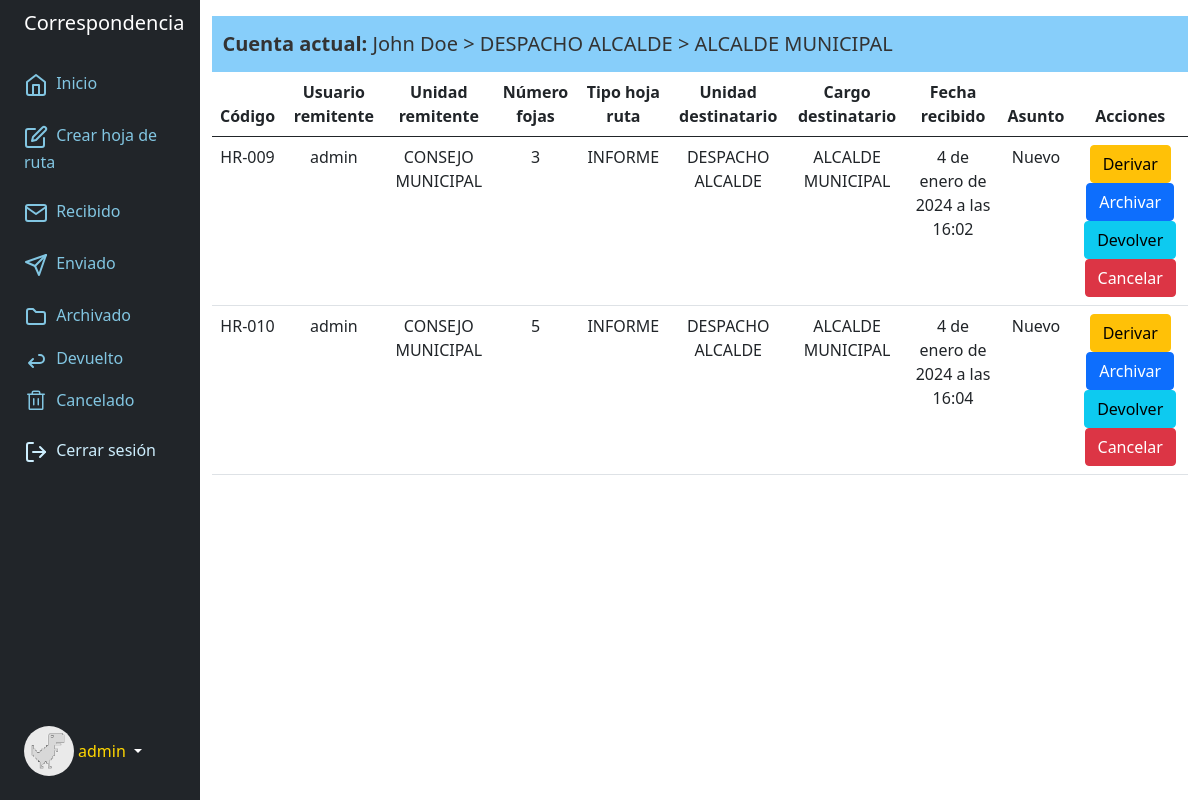
The app's page /recibido/ (signed in) with its own data.
### accounts/models.py (models this page shows, shortened)
class Profile(models.Model):
	user = models.OneToOneField('auth.User', on_delete=models.CASCADE, related_name='profile')
	image = models.ImageField(default='users/image_user.png',upload_to='users/')
	unidad = models.ForeignKey(Unidad, related_name='unidad', on_delete=models.CASCADE, null=True, blank=True)
	cargo = models.ForeignKey(Cargo, related_name='cargo', on_delete=models.CASCADE, null=True, blank=True)
	class Meta:
		verbose_name = 'Perfil'
		verbose_name_plural = 'Perfiles'
		ordering = ['id']

### correspondencia/models.py (models this page shows, shortened)
class Unidad(models.Model):
    nombre_unidad = models.CharField(max_length=200)
    sigla_unidad = models.CharField(max_length=50)
    class Meta:
        verbose_name = 'unidad'
        verbose_name_plural = 'unidad'
    def __str__(self):
        return self.nombre_unidad

class Cargo(models.Model):
    nombre_cargo = models.CharField(max_length=200)
    def __str__(self):
        return self.nombre_cargo

class Correspondencia(models.Model):
    codigo = models.CharField(max_length=200, blank=True, null=True)
    usuario_rtte = models.ForeignKey(User, on_delete=models.CASCADE, related_name='usuario_rtte_crr')
    unidad_rtte = models.ForeignKey(Unidad, on_delete=models.CASCADE, related_name='unidad_rtte_crr')
    cargo_rtte = models.ForeignKey(Cargo, on_delete=models.CASCADE, related_name='cargo_rtte_crr')
    numero_fojas = models.IntegerField(null=True, blank=True)
    tipo_derivado = models.CharField(choices=options_tipo,max_length=200)
    usuario_destino = models.ForeignKey(User, on_delete=models.CASCADE, related_name='usuario_destino_crr')
    unidad_destino = models.ForeignKey(Unidad, on_delete=models.CASCADE, related_name='unidad_destino_crr')
    cargo_destino = models.ForeignKey(Cargo, on_delete=models.CASCADE, related_name='cargo_destino_crr')
    archivo = models.FileField(upload_to='media', null=True, blank=True)
    derivado = models.BooleanField(default=True, null=True, blank=True)
    recibido = models.BooleanField(default=True, null=True, blank=True)
    devuelto = models.BooleanField(default=False, null=True, blank=True)
    cancelado = models.BooleanField(default=False, null=True, blank=True)
    archivado = models.BooleanField(default=False, null=True, blank=True)
    fecha_derivado = models.DateTimeField(auto_now_add=True,null=True, blank=True)
    fecha_recibido = models.DateTimeField(auto_now_add=True,null=True, blank=True)
    fecha_devuelto = models.DateTimeField(null=True, blank=True)
    fecha_cancelado = models.DateTimeField(null=True, blank=True)
    fecha_archivado = models.DateTimeField(null=True, blank=True)
    asunto_derivado = models.CharField(max_length=300, null=True, blank=True)
    asunto_devuelto = models.CharField(max_length=200, null=True, blank=True)
    asunto_archivado = models.CharField(max_length=200, null=True, blank=True)
    asunto_cancelado = models.CharField(max_length=200, null=True, blank=True)
    class Meta:
        verbose_name = 'correspondencia'
        verbose_name_plural = 'correspondencia'

### core/views.py (the view)
# urls.py: path('recibido/', recibido, name='recibido'),
@login_required
def recibido(request):
    obj_recibido = Correspondencia.objects.all()
    context_recibido = {
        'obj_recibido':obj_recibido,
    }
    return render(request, 'core/recibido.html', context_recibido)

### core/templates/core/recibido.html (shortened to what this page needs)
{% extends 'core/base.html' %}
{% block content %}
<table class="table">
	<thead>
		<tr>
			<th scope="col" class="text-center">Código</th>
			<th scope="col" class="text-center">Usuario remitente</th>
			<th scope="col" class="text-center">Unidad remitente</th>
			<th scope="col" class="text-center">Número fojas</th>
			<th scope="col" class="text-center">Tipo hoja ruta</th>
			<th scope="col" class="text-center">Unidad destinatario</th>
			<th scope="col" class="text-center">Cargo destinatario</th>
			<th scope="col" class="text-center">Fecha recibido</th>
			<th scope="col" class="text-center">Asunto</th>
			<th scope="col" class="text-center">Acciones</th>
		</tr>
	</thead>
	{% for d in obj_recibido %}
		{% if user.profile.unidad == d.unidad_destino  and not d.devuelto and not d.archivado and not d.devuelto and not d.cancelado %}
		<tr>
			<td class="text-center">{{ d.codigo }}</td>
			<td class="text-center">{{ d.usuario_rtte }}</td>
			<td class="text-center">{{ d.unidad_rtte }}</td>
			<td class="text-center">{{ d.numero_fojas }}</td>
			<td class="text-center">{{ d.tipo_derivado }}</td>
			<td class="text-center">{{ d.unidad_destino }}</td>
			<td class="text-center">{{ d.cargo_destino }}</td>
			<td class="text-center">{{ d.fecha_recibido }}</td>
			<td class="text-center">{{ d.asunto_derivado }}</td>
			<td class="text-center">
				<a href="#" class="btn btn-warning">Derivar</a>
				<a href="{% url 'archivar' d.id %}" class="btn btn-primary">Archivar</a><br>
				<a href="{% url 'devolver' d.id %}" class="btn btn-info">Devolver</a>
				<a href="{% url 'cancelar' d.id %}" class="btn btn-danger">Cancelar</a>
			</td>
		</tr>
		{% endif %}
	{% endfor %}
</table>
{% endblock %}

### core/templates/core/base.html (shortened to what this page needs)
<!DOCTYPE html>
<html>
<head>
    <link href="https://cdn.jsdelivr.net/npm/bootstrap@5.0.2/dist/css/bootstrap.min.css" rel="stylesheet"
>
</head>
<body>
    <div class="container-fluid">
        {% if request.user.is_authenticated %}
        <div class="row flex-nowrap">
            <div class="col-auto col-md-3 col-xl-2 px-sm-2 px-0 bg-dark">
                <div class="d-flex flex-column align-items-center align-items-sm-start px-3 pt-2 text-white min-vh-100">
                    <a href="/"
                        class="d-flex align-items-center pb-3 mb-md-0 me-md-auto text-white text-decoration-none">
                        <span class="fs-5 d-none d-sm-inline">Correspondencia</span>
                    </a>
                    <ul class="nav nav-pills flex-column mb-sm-auto mb-0 align-items-center align-items-sm-start"
                        id="menu">
                        <li class="nav-item">
                            <a href="{% url 'home' %}" class="nav-link align-middle px-0" style="color: #82C6E2;">
                                 <span class="ms-1 d-none d-sm-inline">Inicio</span>
                            </a>
                        </li>
                        <li>
                            <a href="{% url 'derivar' %}" class="nav-link px-0 align-middle" style="color: #82C6E2;">
                                 <span class="ms-1 d-none d-sm-inline">Crear hoja de ruta</span></a>
                        </li>
                        <li>
                            <a href="{% url 'recibido' %}" class="nav-link px-0 align-middle" style="color: #82C6E2;">
                                 <span class="ms-1 d-none d-sm-inline">Recibido</span></a>
                        </li>
                        <li>
                            <a href="{% url 'enviado' %}" class="nav-link px-0 align-middle" style="color: #82C6E2;">
                                <svg xmlns="http://www.w3.org/2000/svg" width="24" height="24" viewBox="0 0 24 24" fill="none" stroke="currentColor" stroke-width="2" stroke-linecap="round" stroke-linejoin="round" class="feather feather-send"><line x1="22" y1="2" x2="11" y2="13"></line><polygon points="22 2 15 22 11 13 2 9 22 2"></polygon></svg>
                                 <span class="ms-1 d-none d-sm-inline">Enviado</span></a>
                        </li>
                        <li>
                            <a href="{% url 'archivado' %}" class="nav-link px-0 align-middle" style="color: #82C6E2;">
                                <svg xmlns="http://www.w3.org/2000/svg" width="24" height="24" viewBox="0 0 24 24"><path fill="none" stroke="currentColor" stroke-linecap="round" stroke-linejoin="round" stroke-width="2" d="M5 4h4l3 3h7a2 2 0 0 1 2 2v8a2 2 0 0 1-2 2H5a2 2 0 0 1-2-2V6a2 2 0 0 1 2-2"/></svg>
                                 <span class="ms-1 d-none d-sm-inline">Archivado</span></a>
                        </li>
                        <li>
                            <a href="{% url 'devuelto' %}" class="nav-link px-0 align-middle" style="color: #82C6E2;">
                                <svg xmlns="http://www.w3.org/2000/svg" width="24" height="24" viewBox="0 0 24 24"><path fill="none" stroke="currentColor" stroke-linecap="round" stroke-linejoin="round" stroke-width="2" d="m9 11l-4 4l4 4m-4-4h11a4 4 0 0 0 0-8h-1"/></svg> <span class="ms-1 d-none d-sm-inline">Devuelto</span></a>
                        </li>
                        <li>
                            <a href="{% url 'cancelado' %}" class="nav-link px-0 align-middle" style="color: #82C6E2;">
                                <span class="ms-1 d-none d-sm-inline">Cancelado</span></a>
                        </li>
                        <li>
                            <a href="{% url 'exit' %}" class="nav-link px-0 align-middle" style="color: #cdeefd;">
                                 <span class="ms-1 d-none d-sm-inline">Cerrar sesión</span></a>
                        </li>
                    </ul>
                    <div class="dropdown pb-4">
                        <a href="#" class="d-flex align-items-center text-white text-decoration-none dropdown-toggle"
                            id="dropdownUser1" data-bs-toggle="dropdown" aria-expanded="false">
                            <img src="{{ user.profile.image.url }}" alt="hugenerd" width="50" height="50"
                                class="rounded-circle">
                            <span class="d-none d-sm-inline mx-1" style="color: gold;">{{ user.username}}</span>
                        </a>
                    </div>
                </div>
            </div>
            <div class="col py-3">
                <nav class="navbar col-12" style="background:#87cefa;">
                    <a class="navbar-brand" href="#" style="color:#333;">&nbsp; <b>Cuenta actual: </b> {{user.first_name}} {{user.last_name}} > {{ user.profile.unidad.nombre_unidad }} > {{ user.profile.cargo }}</a>
                </nav>
            {% endif %}
            {% block content %}
            {% endblock %}
            </div>
        </div>
    </div>
</body>
</html>

### records on screen
Correspondencia: codigo "HR-009", usuario_rtte "admin", unidad_rtte "CONSEJO MUNICIPAL", numero_fojas "3", tipo_derivado "INFORME", unidad_destino "DESPACHO ALCALDE", cargo_destino "ALCALDE MUNICIPAL", fecha_recibido "4 de enero de 2024 a las 16:02", asunto_derivado "Nuevo"
Correspondencia: codigo "HR-010", usuario_rtte "admin", unidad_rtte "CONSEJO MUNICIPAL", numero_fojas "5", tipo_derivado "INFORME", unidad_destino "DESPACHO ALCALDE", cargo_destino "ALCALDE MUNICIPAL", fecha_recibido "4 de enero de 2024 a las 16:04", asunto_derivado "Nuevo"

### other values on screen
{{ user.username }} "admin"
{{ user.first_name }} "John"
{{ user.last_name }} "Doe"
{{ user.profile.unidad.nombre_unidad }} "DESPACHO ALCALDE"
{{ user.profile.cargo }} "ALCALDE MUNICIPAL"
